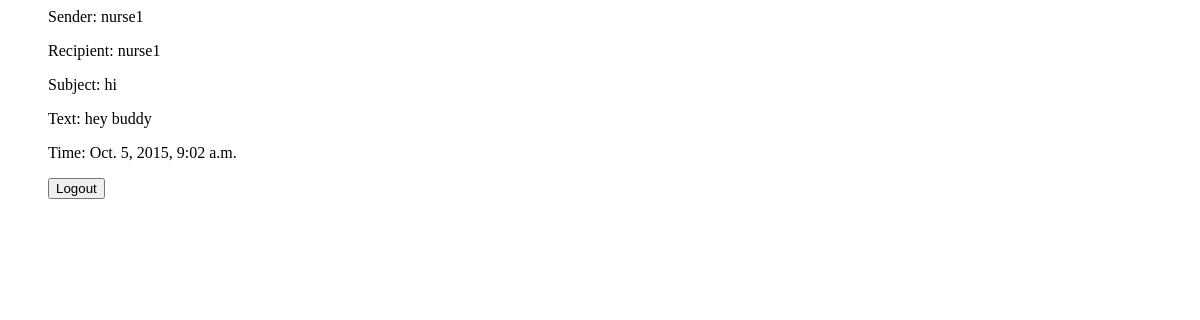
The page /view-message/1/ on the database as committed earlier.
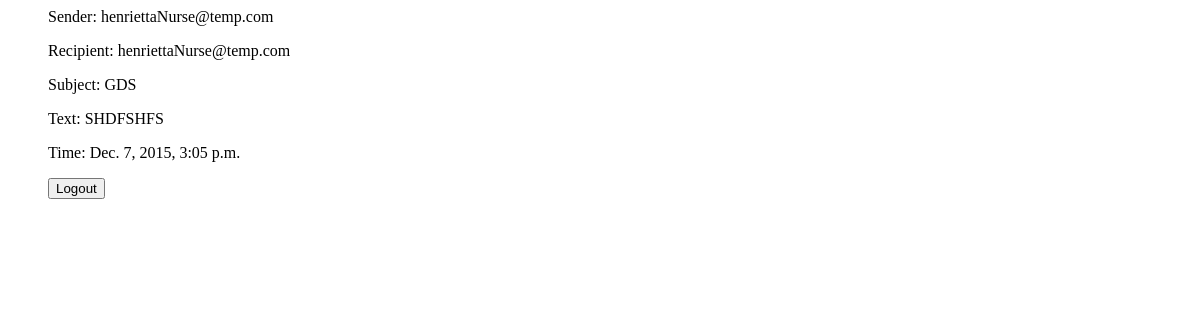
The same page on the database as committed later.
### main_site/models.py (models this page shows, shortened)
class Message(models.Model):
    sender = models.ForeignKey(User, related_name="send", default=None)
    recipient = models.ForeignKey(User, related_name="receive", default=None)
    message_subject = models.CharField("Subject",max_length=25)
    message_text = models.TextField("Message")
    message_time_created = models.DateTimeField(auto_now_add=True)

### main_site/views.py (the view)
# urls.py: url(r'^view-message/(?P<user>[0-9]+)/', views.view_message, name='view_message'),
def view_message(request, user):
    item = get_object_or_404(Message, pk=user)
    return render(request, 'main_site/viewMessage.html', {'item': item})

### main_site/templates/main_site/viewMessage.html (shortened to what this page needs)
<ul>
    <form class="form-horizontal" name="LoginForm" action="/login/" method="post">
        <p> Sender: {{  item.sender  }}</p>
        <p> Recipient: {{  item.recipient  }}</p>
        <p> Subject: {{  item.message_subject  }}</p>
        <p> Text: {{ item.message_text }}</p>
        <p> Time: {{ item.message_time_created }} </p>
    </form>
    <form action="/logout/" method = "post"> {% csrf_token %}
        <input type="submit" value="Logout" />
    </form>
</ul>

Rows that differ between the two databases and show on the page:
changed Message: sender "nurse1" → "henriettaNurse@temp.com"; recipient "nurse1" → "henriettaNurse@temp.com"; message_subject "hi" → "GDS"; message_text "hey buddy" → "SHDFSHFS"; message_time_created "Oct. 5, 2015, 9:02 a.m." → "Dec. 7, 2015, 3:05 p.m."
